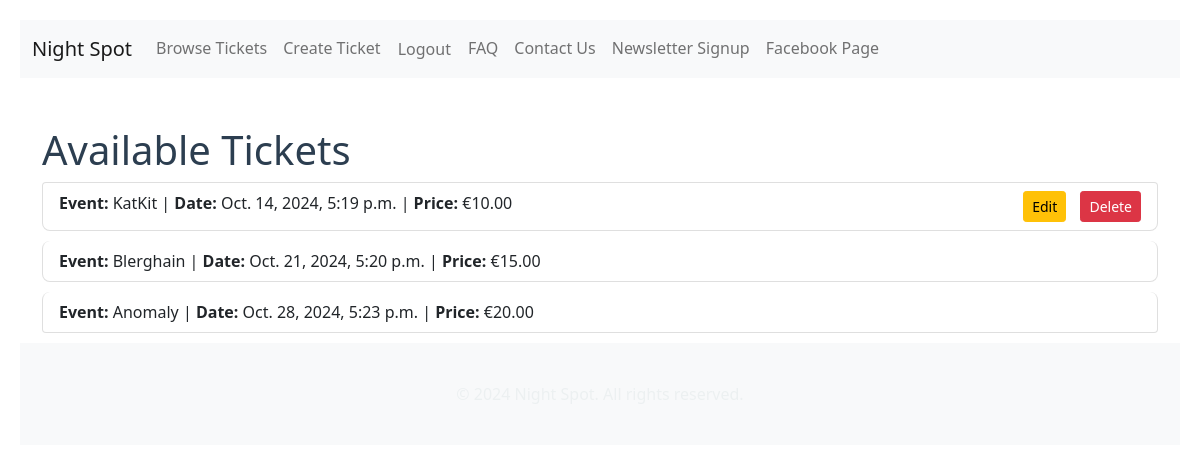
Before: /tickets/ (signed in) with the older database file.
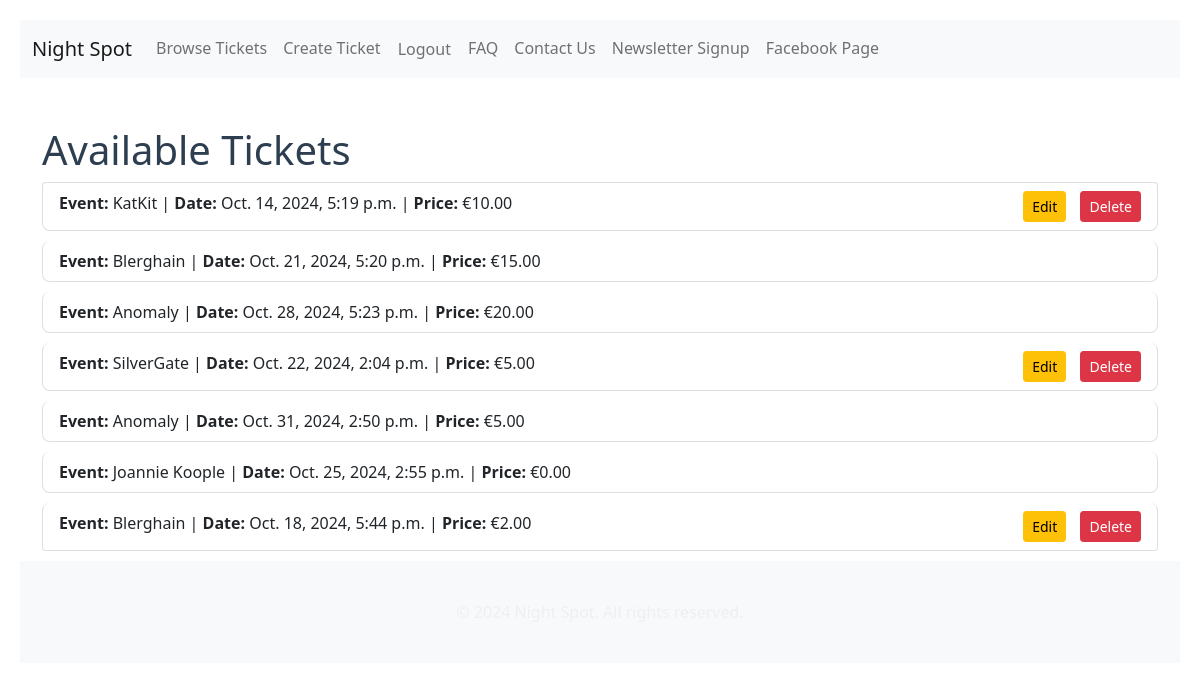
After: the same page with the newer database file.
### payments/models.py (models this page shows, shortened)
class Ticket(models.Model):
    TICKET_TYPE_CHOICES = [
        ('guest_list', 'Guest List (Free entry, front of queue)'),
        ('skip_list', 'Skip List (Pay for entry, front of queue)'),
        ('standard', 'Standard Ticket (Queue normally, pay for entry)'),
    ]
    ticket_type = models.CharField(max_length=20, choices=TICKET_TYPE_CHOICES, default='standard')
    event_name = models.CharField(max_length=255)
    event_date = models.DateTimeField()
    ticket_price = models.DecimalField(max_digits=10, decimal_places=2)
    is_sold = models.BooleanField(default=False)
    seller = models.ForeignKey(User, on_delete=models.CASCADE)
    modified_at = models.DateTimeField(auto_now=True)
    is_available = models.BooleanField(default=True)

### payments/views.py (the view)
# urls.py: path('tickets/', views.ticket_list, name='ticket_list'),
@login_required
def ticket_list(request):
    tickets = Ticket.objects.all()
    return render(request, 'ticket_list.html', {'tickets': tickets})

### payments/templates/ticket_list.html (shortened to what this page needs)
{% extends 'base.html' %}
{% load static %}
{% block content %}
<h1>Available Tickets</h1>
<ul class="list-group">
    {% for ticket in tickets %}
        <li class="list-group-item">
            <strong>Event:</strong> {{ ticket.event_name }} |
            <strong>Date:</strong> {{ ticket.event_date }} |
            <strong>Price:</strong> €{{ ticket.ticket_price }}
            <div class="float-end">
                {% if user.is_authenticated %}
                    {% if user == ticket.seller %}
                        <a href="{% url 'edit_ticket' ticket.pk %}" class="btn btn-warning btn-sm">Edit</a>
                        <a href="{% url 'delete_ticket' ticket.pk %}" class="btn btn-danger btn-sm">Delete</a>
                    {% elif ticket.is_available %}
                        <stripe-buy-button
                            buy-button-id="buy_btn_1QAaarLdhgSQpHsXI9ZGK35c"
                            publishable-key="{{ STRIPE_PUBLISHABLE_KEY }}">
                        </stripe-buy-button>
                    {% endif %}
                {% endif %}
            </div>
        </li>
    {% empty %}
        <li class="list-group-item">No tickets available.</li>
    {% endfor %}
</ul>
{% endblock %}

### payments/templates/base.html (shortened to what this page needs)
{% load static %}
<!DOCTYPE html>
<html lang="en">
<head>
    <link rel="stylesheet" href="{% static 'payments/styles.css' %}">
    <link href="https://cdn.jsdelivr.net/npm/bootstrap@5.1.3/dist/css/bootstrap.min.css" rel="stylesheet">
</head>
<body>
    <nav class="navbar navbar-expand-lg navbar-light bg-light">
        <div class="container-fluid">
            <a class="navbar-brand" href="/">Night Spot</a>
            <div class="collapse navbar-collapse" id="navbarNav">
                <ul class="navbar-nav">
                    <li class="nav-item">
                        <a class="nav-link" href="{% url 'ticket_list' %}">Browse Tickets</a>
                    </li>
                    {% if user.is_authenticated %}
                    <li class="nav-item">
                        <a class="nav-link" href="{% url 'create_ticket' %}">Create Ticket</a>
                    </li>
                    {% endif %}
                    {% if user.is_authenticated %}
                    <li class="nav-item">
                        <form method="POST" action="{% url 'logout' %}" style="display:inline;">
                            <button type="submit" class="btn btn-link nav-link" style="display:inline;">Logout</button>
                        </form>
                    </li>
                    {% endif %}
                    <li class="nav-item">
                        <a class="nav-link" href="{% url 'faq_list' %}">FAQ</a>
                    </li>
                    <li class="nav-item">
                        <a class="nav-link" href="{% url 'contact' %}">Contact Us</a>
                    </li>
                    <li>
                        <a class="nav-link" href="{% url 'newsletter_signup' %}">Newsletter Signup</a>
                    </li>
                    <li>
                        <a class="nav-link" href="https://www.facebook.com/" target="_blank">Facebook Page</a>
                    </li>
                </ul>
            </div>
        </div>
    </nav>
    <div class="container mt-5">
        {% block content %}
        {% endblock %}
    </div>
    <footer class="bg-light text-center text-lg-start mt-auto">
        <div class="container p-4">
            <p class="text-center">&copy; 2024 Night Spot. All rights reserved.</p>
        </div>
    </footer>
</body>
</html>

### payments/static/payments/styles.css (style rules this page uses)
body { font-family: 'Arial', sans-serif; background-color: #f0f4f8; padding: 20px; }
h1, h2 { color: #2c3e50; }
.navbar { background-color: #1abc9c; }
.navbar .navbar-brand { color: #fff; }
.navbar .nav-link { color: #ecf0f1; }
.btn { padding: 10px 20px; border-radius: 5px; background-color: #3498db; color: #fff; border: none; }
.list-group-item { background-color: #ffffff; border: 1px solid #ddd; margin-bottom: 10px; padding: 15px; border-radius: 8px; }
.list-group-item .btn { margin-left: 10px; }
footer { background-color: #2c3e50; color: #ecf0f1; padding: 15px; }
footer p { margin: 0; }

Changed rows visible on the page:
added Ticket: event_name "SilverGate", event_date "Oct. 22, 2024, 2:04 p.m.", ticket_price "5.00", shows "Edit"
added Ticket: event_name "Anomaly", event_date "Oct. 31, 2024, 2:50 p.m.", ticket_price "5.00"
added Ticket: event_name "Joannie Koople", event_date "Oct. 25, 2024, 2:55 p.m.", ticket_price "0.00"
added Ticket: event_name "Blerghain", event_date "Oct. 18, 2024, 5:44 p.m.", ticket_price "2.00", shows "Edit"
